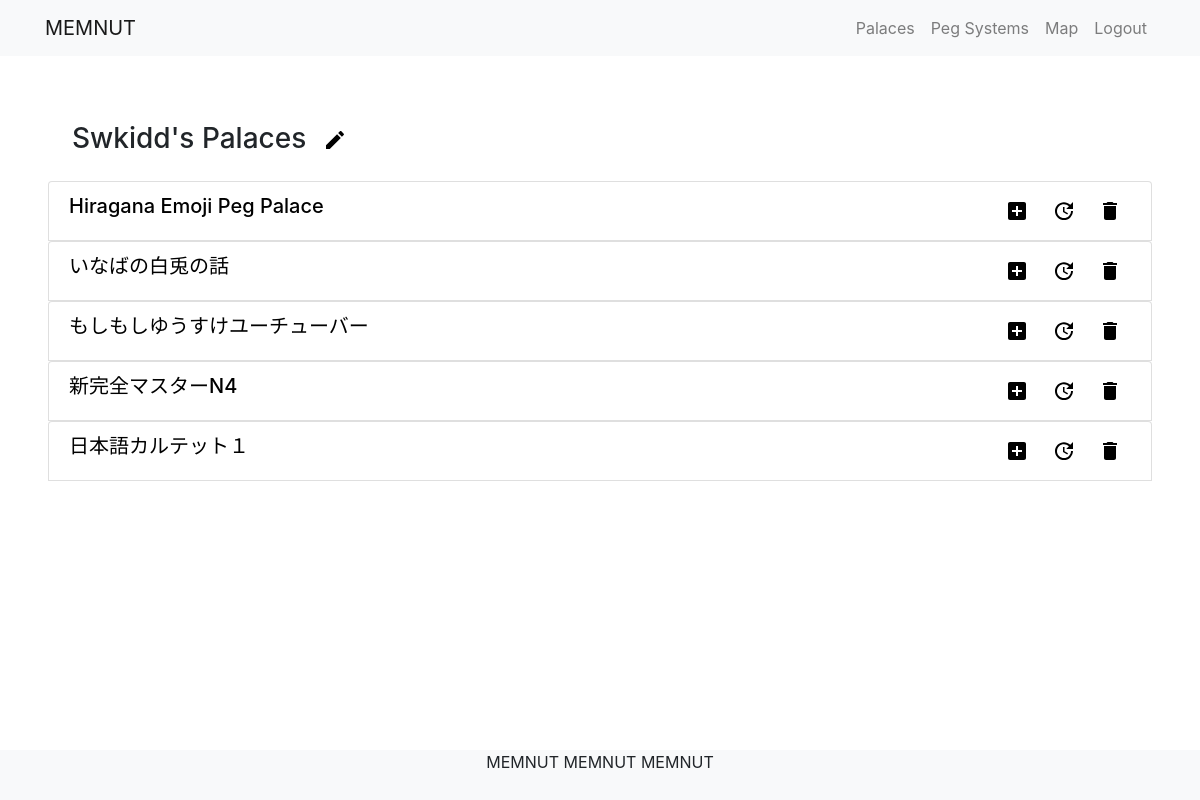
The app's page /user/palaces/ (signed in), older data.
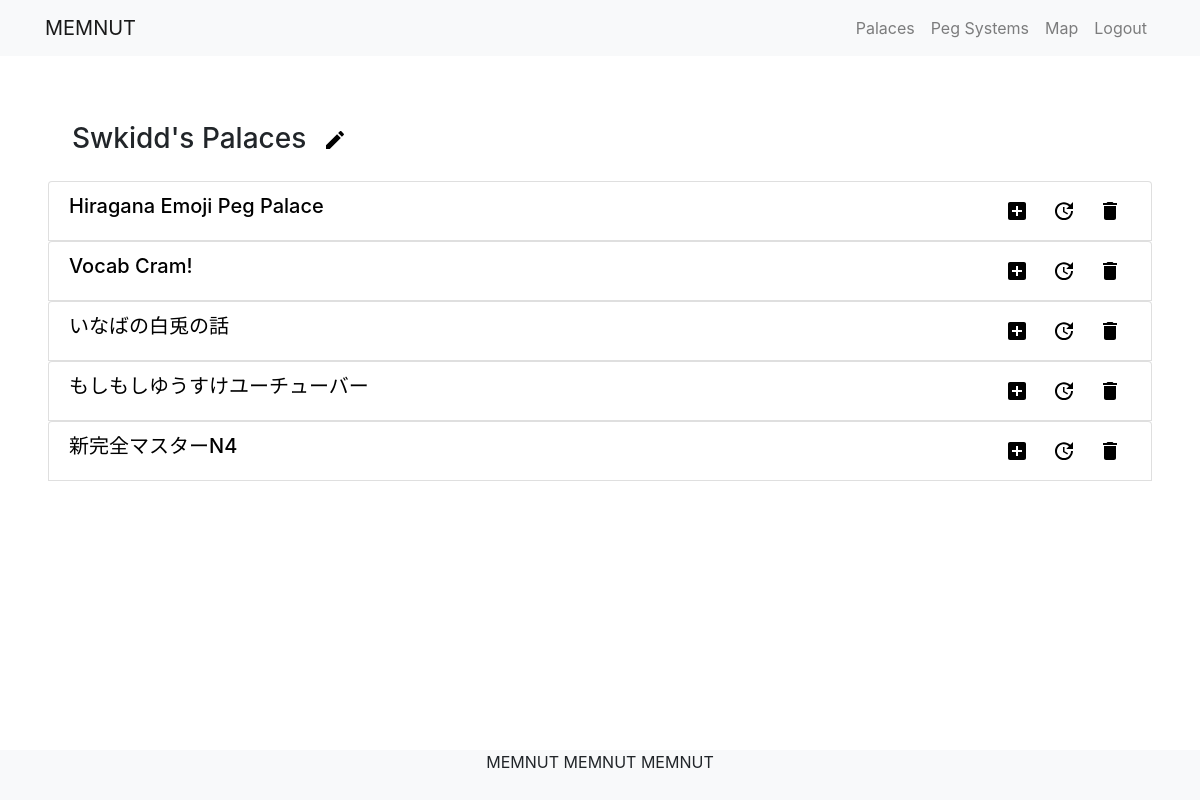
The same page, newer data.
### streetmarkers/models.py (models this page shows, shortened)
class Palace(models.Model):
    title = models.CharField(max_length=30)
    createdBy = models.ForeignKey(User, on_delete=models.PROTECT)
    def get_user_path_set(self):
        return self.path_set.filter(createdBy=self.createdBy)

### streetmarkers/views.py (the view)
# urls.py: path('user/palaces/', views.UserPalaceView.as_view(), name='user_palace'),
class UserPalaceView(LoginRequiredMixin, ListView):
    model = Palace
    template_name = 'streetmarkers/user_palace.html'
    paginate_by = 5
    def get_queryset(self):
        return Palace.objects.filter(createdBy=self.request.user).order_by('title')

### streetmarkers/models.py (called while the page is built)
    def get_user_marker_set(self):
        return self.basemarker_set.filter(path=self)

### streetmarkers/templates/streetmarkers/user_palace.html (shortened to what this page needs)
{% extends 'base_generic.html' %}
{% load static %}
{% block content %}
<div id="palaces">
  <h3 class="m-4 ">
    {{ user.username|title }}'s Palaces
    <span class="btn btn-default btn-sm">
      <a href="{% url 'streetmarkers:palace_create' %}">
        <img src="{% static 'svg/create.svg' %}">
      </a>
    </span>
  </h3>
  {% if palace_list %}
  <div>
    {% for palace in palace_list %}
    <div class="list-group">
      <button class="list-group-item d-flex justify-content-between" type="button" data-toggle="collapse"
        data-target="#paths-{{ forloop.counter0 }}" aria-expanded="false" aria-controls="paths-{{ forloop.counter0 }}">
        <h5>
          {{ palace.title }}
        </h5>
        <div>
          <span class="btn btn-default btn-sm">
            <a href="{% url 'streetmarkers:path_create' palace.pk %}">
              <img src="{% static 'svg/add.svg' %}">
            </a>
          </span>
          <span class="btn btn-default btn-sm">
            <a href="{% url 'streetmarkers:palace_update' palace.pk %}">
              <img src="{% static 'svg/update.svg' %}">
            </a>
          </span>
          <span class="btn btn-default btn-sm">
            <a href="{% url 'streetmarkers:palace_delete' palace.pk %}">
              <img src="{% static 'svg/delete.svg' %}">
            </a>
          </span>
      </button>
      {% endfor %}
    </div>
  </div>
  {% else %}
  <p>You don't have any palaces yet. Why don't you <a href="{% url 'streetmarkers:map' %}">create</a> one?</p>
  {% endif %}
</div>
{% endblock %}

### templates/base_generic.html (shortened to what this page needs)
{% load bootstrap4 %}
{% bootstrap_css %}
<!DOCTYPE html>
<html>
<head>
</head>
<body>
    <div class="base-generic-container">
        <header class="base-generic-header">
            <nav class="navbar navbar-expand-lg navbar-light bg-light fixed-top">
                <div class="container">
                    <a class="navbar-brand" href="{% url 'streetmarkers:home' %}">MEMNUT</a>
                    <div class="collapse navbar-collapse" id="navbarSupportedContent">
                        <ul class="navbar-nav ml-auto">
                            {% if user.is_authenticated %}
                            <li class="nav-item">
                                <a class="nav-link" href="{% url 'streetmarkers:user_palace' %}">Palaces</a>
                            </li>
                            <li class="nav-item">
                                <a class="nav-link" href="{% url 'pegs:peg_detail' %}">Peg Systems</a>
                            </li>
                            <li class="nav-item">
                                <a class="nav-link" href="{% url 'streetmarkers:map' %}">Map</a>
                            </li>
                            <li class="nav-item">
                                <a class="nav-link" href="{% url 'logout' %}">Logout</a>
                            </li>
                            {% else %}
                            <li class="nav-item">
                                <a class="nav-link" href="{% url 'login' %}">Login</a>
                            </li>
                            {% endif %}
                        </ul>
                    </div>
                </div>
            </nav>
        </header>
        <footer class="base-generic-footer bg-light">
            <div class="container">
                <p class="text-center">MEMNUT MEMNUT MEMNUT</p>
            </div>
        </footer>
        <div class="m-5">
            {% block content %}{% endblock content %}
        </div>
    </div>
</body>
</html>

### templates/base_generic.html (style rules this page uses)
.base-generic-container { position: relative; display: flex; flex-direction: column; min-height: 100vh; margin: 0; }
.base-generic-header { height: 50px; }
.base-generic-footer { position: absolute; bottom: 0; height: 50px; width: 100%; margin-top: 10px; padding: 0; }

### streetmarkers/templates/streetmarkers/user_palace.html (style rules this page uses)
ul, li { list-style: none; }

Row changes from the older to the newer data that the page shows:
no longer on this page (row unchanged): Palace: title "日本語カルテット１"
added Palace: title "Vocab Cram!"
